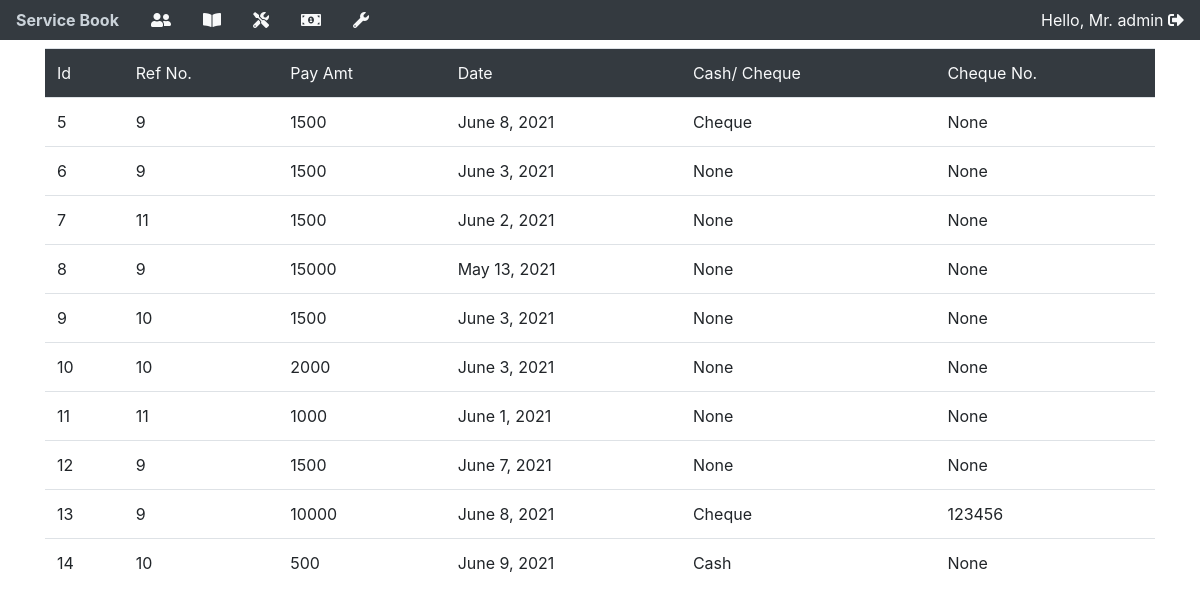
The app's page /pdata (signed in), older data.
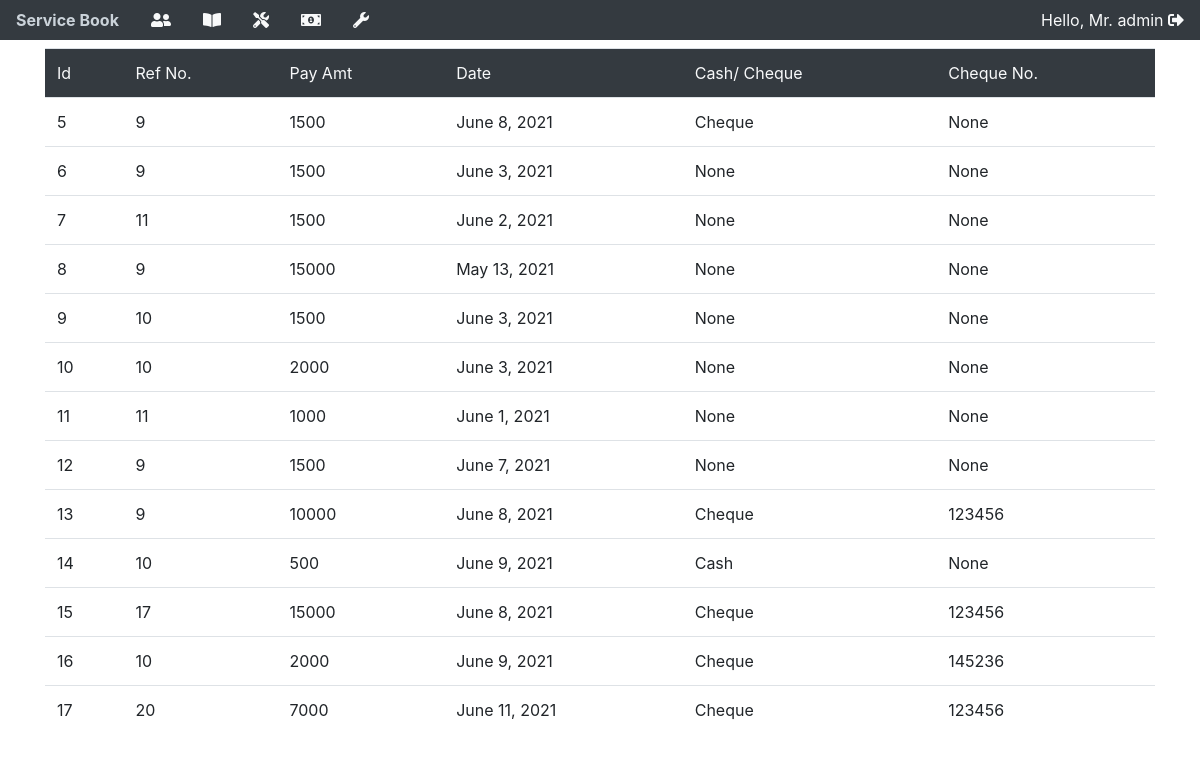
The same page, newer data.
### app/models.py (models this page shows, shortened)
class paymentOnEmi(models.Model):
    refNo = models.IntegerField()
    paidAmount = models.IntegerField()
    paymentDate = models.DateField(auto_now=False, auto_now_add=False)
    cashCheque = models.CharField(max_length=100, null=True)
    chequeNo = models.CharField(max_length=10, null=True, blank=True)

### app/views.py (the view)
# urls.py: path('pdata', views.pdata, name="pdata"),
@login_required(login_url="/login")
def pdata(request):
    pdd = paymentOnEmi.objects.all()
    return render(request, "pdata.html", {"pdd":pdd})

### templates/pdata.html
{% include "base.html" %} {% block content %}
<div class="container">
  <table class="table table-hover mt-2">
    <thead>
      <tr class="bg-dark text-light">
        <td>Id</td>
        <td>Ref No.</td>
        <td>Pay Amt</td>
        <td>Date</td>
        <td>Cash/ Cheque</td>
        <td>Cheque No.</td>
      </tr>
    </thead>
    <tbody>
      {% for pd in pdd %}
      <tr>
        <td>{{pd.id}}</td>
        <td>{{pd.refNo}}</td>
        <td>{{pd.paidAmount}}</td>
        <td>{{pd.paymentDate}}</td>
        <td>{{pd.cashCheque}}</td>
        <td>{{pd.chequeNo}}</td>
      </tr>
      {% endfor %}
    </tbody>
  </table>
</div>
{% endblock %}

### templates/base.html (shortened to what this page needs)
<!DOCTYPE html>
<html lang="en">
<head>
  <link rel="stylesheet" href="https://maxcdn.bootstrapcdn.com/bootstrap/4.0.0/css/bootstrap.min.css"
 />
  <link rel="stylesheet" href="https://cdnjs.cloudflare.com/ajax/libs/font-awesome/5.15.3/css/all.min.css" />
  <link rel="stylesheet" href="https://cdnjs.cloudflare.com/ajax/libs/twitter-bootstrap/4.5.2/css/bootstrap.css">
  <link rel="stylesheet" href="https://cdn.datatables.net/1.10.24/css/dataTables.bootstrap4.min.css">
</head>
<body>
  <ul class="nav bg-dark justify-content-between">
    <div class="d-flex">
      <li class="nav-item">
        <a class="nav-link text-light" href="/"><strong>Service Book</strong></a>
      </li>
      <li class="nav-item">
        <a class="nav-link text-light" href="/customer"><i class="fa fa-user-friends" data-toggle="tooltip" data-placement="bottom" title="New Customer"></i></a>
      </li>
      <li class="nav-item">
        <a class="nav-link text-light" href="/details"><i class="fa fa-book-open" data-toggle="tooltip" data-placement="bottom" title="Details Of Customer"></i></a>
      </li>
      <li class="nav-item">
        <a class="nav-link text-light" href="/service"><i class="fas fa-tools" data-toggle="tooltip" data-placement="bottom" title="Service"></i></a>
      </li>
      <li class="nav-item">
        <a class="nav-link text-light" href="/"><i class="fa fa-money-bill-alt" data-toggle="tooltip" data-placement="bottom" title="EMI"></i></a>
      </li>
      <li class="nav-item">
        <a class="nav-link text-light" href="/"><i class="fa fa-wrench" data-toggle="tooltip" data-placement="bottom" title="AMC"></i></a>
      </li>
    </div>
    <div>
      <li class="nav-item">
        <a class="nav-link text-light" href="{% url 'logout' %}">Hello, Mr. {{request.user}} <i
            class="fas fa-sign-out-alt" data-toggle="tooltip" data-placement="bottom" title="Logout"></i></a>
      </li>
    </div>
  </ul>
</body>
</html>

Row changes from the older to the newer data that the page shows:
added paymentOnEmi: id "15", refNo "17", paidAmount "15000", paymentDate "June 8, 2021", cashCheque "Cheque", chequeNo "123456"
added paymentOnEmi: id "16", refNo "10", paidAmount "2000", paymentDate "June 9, 2021", cashCheque "Cheque", chequeNo "145236"
added paymentOnEmi: id "17", refNo "20", paidAmount "7000", paymentDate "June 11, 2021", cashCheque "Cheque", chequeNo "123456"
